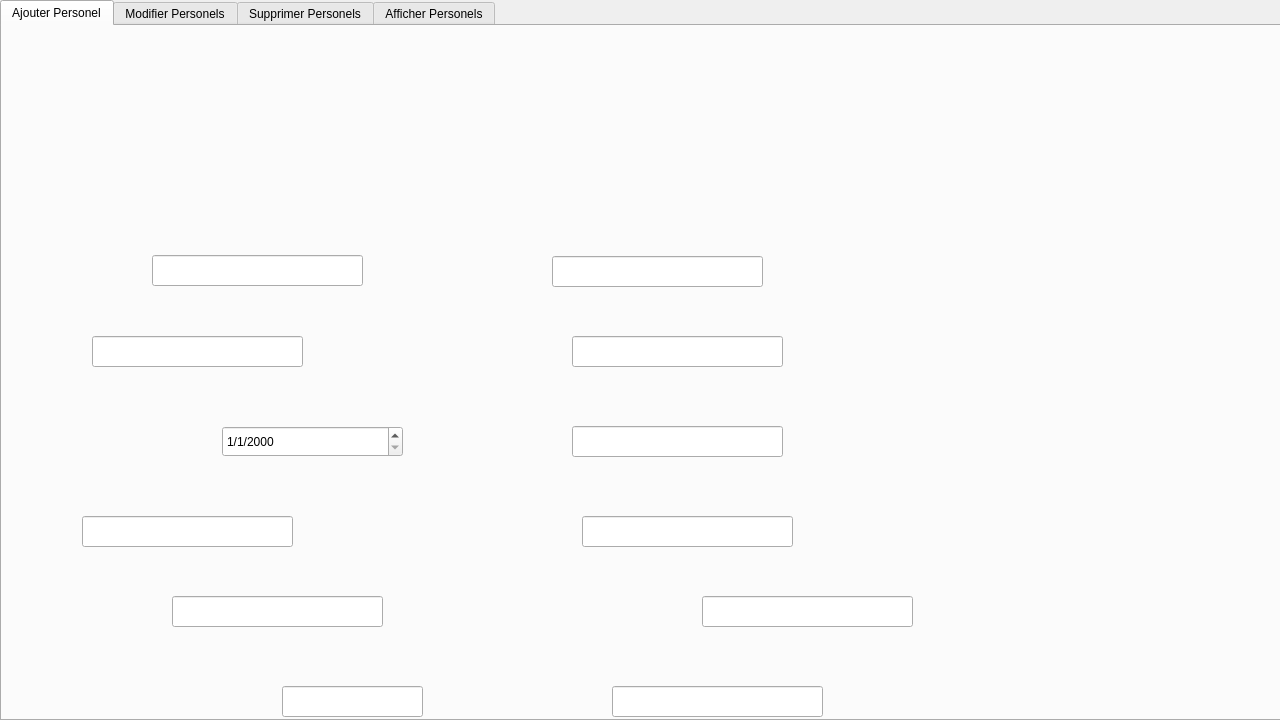
<?xml version="1.0" encoding="UTF-8"?>
<ui version="4.0">
 <class>stafftechnique</class>
 <widget class="QDialog" name="stafftechnique">
  <property name="geometry">
   <rect>
    <x>0</x>
    <y>0</y>
    <width>1280</width>
    <height>720</height>
   </rect>
  </property>
  <property name="minimumSize">
   <size>
    <width>1280</width>
    <height>720</height>
   </size>
  </property>
  <property name="maximumSize">
   <size>
    <width>1280</width>
    <height>720</height>
   </size>
  </property>
  <property name="baseSize">
   <size>
    <width>1280</width>
    <height>720</height>
   </size>
  </property>
  <property name="windowTitle">
   <string>MED++</string>
  </property>
  <widget class="QTabWidget" name="tabWidget">
   <property name="geometry">
    <rect>
     <x>0</x>
     <y>0</y>
     <width>1291</width>
     <height>721</height>
    </rect>
   </property>
   <property name="currentIndex">
    <number>0</number>
   </property>
   <widget class="QWidget" name="tab">
    <attribute name="title">
     <string>Ajouter Personel</string>
    </attribute>
    <widget class="QWidget" name="widget" native="true">
     <property name="geometry">
      <rect>
       <x>0</x>
       <y>0</y>
       <width>1281</width>
       <height>701</height>
      </rect>
     </property>
     <property name="styleSheet">
      <string notr="true">QWidget#widget{
	background-image: url(:/AjoutStaff.png);
}</string>
     </property>
     <widget class="QLineEdit" name="Occupation">
      <property name="geometry">
       <rect>
        <x>150</x>
        <y>229</y>
        <width>211</width>
        <height>31</height>
       </rect>
      </property>
     </widget>
     <widget class="QLineEdit" name="Nom">
      <property name="geometry">
       <rect>
        <x>90</x>
        <y>310</y>
        <width>211</width>
        <height>31</height>
       </rect>
      </property>
     </widget>
     <widget class="QLineEdit" name="carteid">
      <property name="geometry">
       <rect>
        <x>80</x>
        <y>490</y>
        <width>211</width>
        <height>31</height>
       </rect>
      </property>
     </widget>
     <widget class="QLineEdit" name="Horaire">
      <property name="geometry">
       <rect>
        <x>280</x>
        <y>660</y>
        <width>141</width>
        <height>31</height>
       </rect>
      </property>
     </widget>
     <widget class="QLineEdit" name="Salaire">
      <property name="geometry">
       <rect>
        <x>170</x>
        <y>570</y>
        <width>211</width>
        <height>31</height>
       </rect>
      </property>
     </widget>
     <widget class="QLineEdit" name="Special">
      <property name="geometry">
       <rect>
        <x>550</x>
        <y>230</y>
        <width>211</width>
        <height>31</height>
       </rect>
      </property>
     </widget>
     <widget class="QLineEdit" name="Prenom">
      <property name="geometry">
       <rect>
        <x>570</x>
        <y>310</y>
        <width>211</width>
        <height>31</height>
       </rect>
      </property>
     </widget>
     <widget class="QLineEdit" name="Sexe">
      <property name="geometry">
       <rect>
        <x>570</x>
        <y>400</y>
        <width>211</width>
        <height>31</height>
       </rect>
      </property>
      <property name="text">
       <string/>
      </property>
     </widget>
     <widget class="QLineEdit" name="Tel">
      <property name="geometry">
       <rect>
        <x>580</x>
        <y>490</y>
        <width>211</width>
        <height>31</height>
       </rect>
      </property>
     </widget>
     <widget class="QLineEdit" name="LineEdit_6">
      <property name="geometry">
       <rect>
        <x>700</x>
        <y>570</y>
        <width>211</width>
        <height>31</height>
       </rect>
      </property>
     </widget>
     <widget class="QLineEdit" name="Mail">
      <property name="geometry">
       <rect>
        <x>610</x>
        <y>660</y>
        <width>211</width>
        <height>31</height>
       </rect>
      </property>
     </widget>
     <widget class="QWidget" name="widget_2" native="true">
      <property name="geometry">
       <rect>
        <x>1130</x>
        <y>399</y>
        <width>121</width>
        <height>41</height>
       </rect>
      </property>
      <widget class="QPushButton" name="save">
       <property name="geometry">
        <rect>
         <x>4</x>
         <y>-8</y>
         <width>121</width>
         <height>51</height>
        </rect>
       </property>
       <property name="styleSheet">
        <string notr="true">QPushButton{
border-style:solid;

background-color:#AARRGGBB ;
color:#fff;
border-radius:7px;
}
</string>
       </property>
       <property name="text">
        <string/>
       </property>
      </widget>
     </widget>
     <widget class="QWidget" name="widget_3" native="true">
      <property name="geometry">
       <rect>
        <x>1159</x>
        <y>80</y>
        <width>111</width>
        <height>41</height>
       </rect>
      </property>
      <widget class="QPushButton" name="retour">
       <property name="geometry">
        <rect>
         <x>0</x>
         <y>0</y>
         <width>111</width>
         <height>41</height>
        </rect>
       </property>
       <property name="styleSheet">
        <string notr="true">QPushButton{
border-style:solid;

background-color:#AARRGGBB ;
color:#fff;
border-radius:7px;
}

</string>
       </property>
       <property name="text">
        <string/>
       </property>
      </widget>
     </widget>
     <widget class="QDateEdit" name="dateEdit_2">
      <property name="geometry">
       <rect>
        <x>220</x>
        <y>400</y>
        <width>181</width>
        <height>31</height>
       </rect>
      </property>
      <property name="displayFormat">
       <string>d/M/yyyy</string>
      </property>
     </widget>
    </widget>
   </widget>
   <widget class="QWidget" name="tab_2">
    <attribute name="title">
     <string>Modifier Personels</string>
    </attribute>
    <widget class="QWidget" name="widget_6" native="true">
     <property name="geometry">
      <rect>
       <x>0</x>
       <y>0</y>
       <width>1281</width>
       <height>711</height>
      </rect>
     </property>
     <property name="styleSheet">
      <string notr="true">QWidget#widget_6
{
background-image: url(:/ModStaff.png);
}
</string>
     </property>
     <widget class="QComboBox" name="comboBox">
      <property name="geometry">
       <rect>
        <x>370</x>
        <y>171</y>
        <width>161</width>
        <height>31</height>
       </rect>
      </property>
     </widget>
     <widget class="QPushButton" name="pushButton_2">
      <property name="geometry">
       <rect>
        <x>580</x>
        <y>170</y>
        <width>121</width>
        <height>41</height>
       </rect>
      </property>
      <property name="styleSheet">
       <string notr="true">QPushButton{
border-style:solid;

background-color:#AARRGGBB ;
color:#fff;
border-radius:7px;
}


</string>
      </property>
      <property name="text">
       <string/>
      </property>
     </widget>
     <widget class="QPushButton" name="retour_2">
      <property name="geometry">
       <rect>
        <x>1150</x>
        <y>60</y>
        <width>111</width>
        <height>41</height>
       </rect>
      </property>
      <property name="styleSheet">
       <string notr="true">QPushButton{
border-style:solid;

background-color:#AARRGGBB ;
color:#fff;
border-radius:7px;
}

</string>
      </property>
      <property name="text">
       <string/>
      </property>
     </widget>
     <widget class="QPushButton" name="pushButton_4">
      <property name="geometry">
       <rect>
        <x>540</x>
        <y>170</y>
        <width>31</width>
        <height>31</height>
       </rect>
      </property>
      <property name="styleSheet">
       <string notr="true">QPushButton{
border-style:solid;

background-color:#AARRGGBB ;
color:#fff;
border-radius:7px;
}

</string>
      </property>
      <property name="text">
       <string/>
      </property>
     </widget>
     <widget class="QLineEdit" name="Sexe_2">
      <property name="geometry">
       <rect>
        <x>560</x>
        <y>400</y>
        <width>211</width>
        <height>31</height>
       </rect>
      </property>
      <property name="text">
       <string/>
      </property>
     </widget>
     <widget class="QLineEdit" name="Special_2">
      <property name="geometry">
       <rect>
        <x>590</x>
        <y>230</y>
        <width>211</width>
        <height>31</height>
       </rect>
      </property>
     </widget>
     <widget class="QLineEdit" name="LineEdit_7">
      <property name="geometry">
       <rect>
        <x>690</x>
        <y>570</y>
        <width>211</width>
        <height>31</height>
       </rect>
      </property>
     </widget>
     <widget class="QLineEdit" name="Salaire_2">
      <property name="geometry">
       <rect>
        <x>160</x>
        <y>570</y>
        <width>211</width>
        <height>31</height>
       </rect>
      </property>
     </widget>
     <widget class="QLineEdit" name="carteid_2">
      <property name="geometry">
       <rect>
        <x>70</x>
        <y>490</y>
        <width>211</width>
        <height>31</height>
       </rect>
      </property>
     </widget>
     <widget class="QLineEdit" name="Tel_2">
      <property name="geometry">
       <rect>
        <x>570</x>
        <y>490</y>
        <width>211</width>
        <height>31</height>
       </rect>
      </property>
     </widget>
     <widget class="QLineEdit" name="Prenom_2">
      <property name="geometry">
       <rect>
        <x>560</x>
        <y>310</y>
        <width>211</width>
        <height>31</height>
       </rect>
      </property>
     </widget>
     <widget class="QLineEdit" name="Nom_2">
      <property name="geometry">
       <rect>
        <x>80</x>
        <y>310</y>
        <width>211</width>
        <height>31</height>
       </rect>
      </property>
     </widget>
     <widget class="QLineEdit" name="Horaire_2">
      <property name="geometry">
       <rect>
        <x>270</x>
        <y>660</y>
        <width>141</width>
        <height>31</height>
       </rect>
      </property>
     </widget>
     <widget class="QLineEdit" name="Mail_2">
      <property name="geometry">
       <rect>
        <x>600</x>
        <y>660</y>
        <width>211</width>
        <height>31</height>
       </rect>
      </property>
     </widget>
     <widget class="QLineEdit" name="Occupation_2">
      <property name="geometry">
       <rect>
        <x>140</x>
        <y>229</y>
        <width>211</width>
        <height>31</height>
       </rect>
      </property>
     </widget>
     <widget class="QPushButton" name="pushButton_5">
      <property name="geometry">
       <rect>
        <x>1124</x>
        <y>392</y>
        <width>121</width>
        <height>41</height>
       </rect>
      </property>
      <property name="styleSheet">
       <string notr="true">QPushButton{
border-style:solid;

background-color:#AARRGGBB ;
color:#fff;
border-radius:7px;
}


</string>
      </property>
      <property name="text">
       <string/>
      </property>
     </widget>
     <widget class="QDateEdit" name="dateEdit">
      <property name="geometry">
       <rect>
        <x>210</x>
        <y>411</y>
        <width>181</width>
        <height>31</height>
       </rect>
      </property>
      <property name="displayFormat">
       <string>d/M/yyyy</string>
      </property>
     </widget>
    </widget>
   </widget>
   <widget class="QWidget" name="tab_3">
    <attribute name="title">
     <string>Supprimer Personels</string>
    </attribute>
    <widget class="QWidget" name="widget_7" native="true">
     <property name="geometry">
      <rect>
       <x>0</x>
       <y>0</y>
       <width>1281</width>
       <height>691</height>
      </rect>
     </property>
     <property name="styleSheet">
      <string notr="true">QWidget#widget_7
{
background-image: url(:/SuprimerStaff.png);
}
</string>
     </property>
     <widget class="QWidget" name="widget_8" native="true">
      <property name="geometry">
       <rect>
        <x>1159</x>
        <y>80</y>
        <width>111</width>
        <height>41</height>
       </rect>
      </property>
      <widget class="QPushButton" name="pushButton_3">
       <property name="geometry">
        <rect>
         <x>0</x>
         <y>0</y>
         <width>111</width>
         <height>41</height>
        </rect>
       </property>
       <property name="styleSheet">
        <string notr="true">QPushButton{
border-style:solid;

background-color:#AARRGGBB ;
color:#fff;
border-radius:7px;
}</string>
       </property>
       <property name="text">
        <string/>
       </property>
      </widget>
     </widget>
     <widget class="QWidget" name="widget_9" native="true">
      <property name="geometry">
       <rect>
        <x>1140</x>
        <y>650</y>
        <width>121</width>
        <height>41</height>
       </rect>
      </property>
      <widget class="QPushButton" name="Delete">
       <property name="geometry">
        <rect>
         <x>4</x>
         <y>2</y>
         <width>121</width>
         <height>41</height>
        </rect>
       </property>
       <property name="styleSheet">
        <string notr="true">QPushButton{
border-style:solid;

background-color:#AARRGGBB ;
color:#fff;
border-radius:7px;
}</string>
       </property>
       <property name="text">
        <string/>
       </property>
      </widget>
     </widget>
     <widget class="QComboBox" name="comboBox_2">
      <property name="geometry">
       <rect>
        <x>410</x>
        <y>320</y>
        <width>261</width>
        <height>31</height>
       </rect>
      </property>
     </widget>
     <widget class="QTextEdit" name="textEdit">
      <property name="geometry">
       <rect>
        <x>410</x>
        <y>370</y>
        <width>491</width>
        <height>231</height>
       </rect>
      </property>
     </widget>
     <widget class="QLabel" name="label_2">
      <property name="geometry">
       <rect>
        <x>100</x>
        <y>350</y>
        <width>301</width>
        <height>81</height>
       </rect>
      </property>
      <property name="font">
       <font>
        <family>Agency FB</family>
        <pointsize>20</pointsize>
        <weight>50</weight>
        <bold>false</bold>
       </font>
      </property>
      <property name="styleSheet">
       <string notr="true">QLabel#label_2 
{

	color: rgb(79, 154, 211);
}</string>
      </property>
      <property name="text">
       <string>Raisons de suppression : </string>
      </property>
     </widget>
     <widget class="QPushButton" name="pushButton_7">
      <property name="geometry">
       <rect>
        <x>610</x>
        <y>610</y>
        <width>81</width>
        <height>31</height>
       </rect>
      </property>
      <property name="styleSheet">
       <string notr="true">QPushButton{
border-style:solid;

background-color:#AARRGGBB ;
color:rgb(79, 154, 211);
border-radius:7px;
}
</string>
      </property>
      <property name="text">
       <string>Imprimer</string>
      </property>
     </widget>
    </widget>
   </widget>
   <widget class="QWidget" name="tab_4">
    <attribute name="title">
     <string>Afficher Personels</string>
    </attribute>
    <widget class="QWidget" name="widget_4" native="true">
     <property name="geometry">
      <rect>
       <x>0</x>
       <y>0</y>
       <width>1281</width>
       <height>711</height>
      </rect>
     </property>
     <property name="styleSheet">
      <string notr="true">QWidget#widget_4
{
	background-image: url(:/AfficherStaff.png);
}</string>
     </property>
     <widget class="QTableView" name="TabPers">
      <property name="geometry">
       <rect>
        <x>0</x>
        <y>240</y>
        <width>1281</width>
        <height>461</height>
       </rect>
      </property>
      <property name="textElideMode">
       <enum>Qt::ElideMiddle</enum>
      </property>
     </widget>
     <widget class="QWidget" name="widget_5" native="true">
      <property name="geometry">
       <rect>
        <x>1150</x>
        <y>79</y>
        <width>120</width>
        <height>41</height>
       </rect>
      </property>
      <widget class="QPushButton" name="pushButton">
       <property name="geometry">
        <rect>
         <x>4</x>
         <y>2</y>
         <width>111</width>
         <height>41</height>
        </rect>
       </property>
       <property name="styleSheet">
        <string notr="true">QPushButton{
border-style:solid;

background-color:#AARRGGBB ;
color:#fff;
border-radius:7px;
}</string>
       </property>
       <property name="text">
        <string/>
       </property>
      </widget>
     </widget>
     <widget class="QLabel" name="label">
      <property name="geometry">
       <rect>
        <x>10</x>
        <y>200</y>
        <width>71</width>
        <height>21</height>
       </rect>
      </property>
      <property name="font">
       <font>
        <family>Agency FB</family>
        <pointsize>16</pointsize>
       </font>
      </property>
      <property name="text">
       <string>Trier Par : </string>
      </property>
     </widget>
     <widget class="QRadioButton" name="radioButton">
      <property name="geometry">
       <rect>
        <x>80</x>
        <y>180</y>
        <width>91</width>
        <height>61</height>
       </rect>
      </property>
      <property name="text">
       <string>A-Z</string>
      </property>
     </widget>
     <widget class="QRadioButton" name="radioButton_2">
      <property name="geometry">
       <rect>
        <x>130</x>
        <y>180</y>
        <width>91</width>
        <height>61</height>
       </rect>
      </property>
      <property name="text">
       <string>Z-A</string>
      </property>
     </widget>
     <widget class="QRadioButton" name="radioButton_3">
      <property name="geometry">
       <rect>
        <x>180</x>
        <y>180</y>
        <width>121</width>
        <height>61</height>
       </rect>
      </property>
      <property name="text">
       <string>Durée du contrat ↑</string>
      </property>
     </widget>
     <widget class="QRadioButton" name="radioButton_4">
      <property name="geometry">
       <rect>
        <x>300</x>
        <y>180</y>
        <width>121</width>
        <height>61</height>
       </rect>
      </property>
      <property name="text">
       <string>Salaire ↑</string>
      </property>
     </widget>
     <widget class="QRadioButton" name="radioButton_5">
      <property name="geometry">
       <rect>
        <x>490</x>
        <y>180</y>
        <width>121</width>
        <height>61</height>
       </rect>
      </property>
      <property name="text">
       <string>Salaire ↓</string>
      </property>
     </widget>
     <widget class="QRadioButton" name="radioButton_6">
      <property name="geometry">
       <rect>
        <x>370</x>
        <y>180</y>
        <width>121</width>
        <height>61</height>
       </rect>
      </property>
      <property name="text">
       <string>Durée du contrat ↓</string>
      </property>
     </widget>
     <widget class="QRadioButton" name="radioButton_7">
      <property name="geometry">
       <rect>
        <x>560</x>
        <y>180</y>
        <width>91</width>
        <height>61</height>
       </rect>
      </property>
      <property name="text">
       <string>Remise</string>
      </property>
     </widget>
     <widget class="QLineEdit" name="lineEdit">
      <property name="geometry">
       <rect>
        <x>1102</x>
        <y>200</y>
        <width>161</width>
        <height>20</height>
       </rect>
      </property>
     </widget>
     <widget class="QPushButton" name="pushButton_6">
      <property name="geometry">
       <rect>
        <x>1010</x>
        <y>200</y>
        <width>75</width>
        <height>23</height>
       </rect>
      </property>
      <property name="text">
       <string>Chercher</string>
      </property>
     </widget>
    </widget>
   </widget>
  </widget>
 </widget>
 <resources/>
 <connections/>
</ui>
